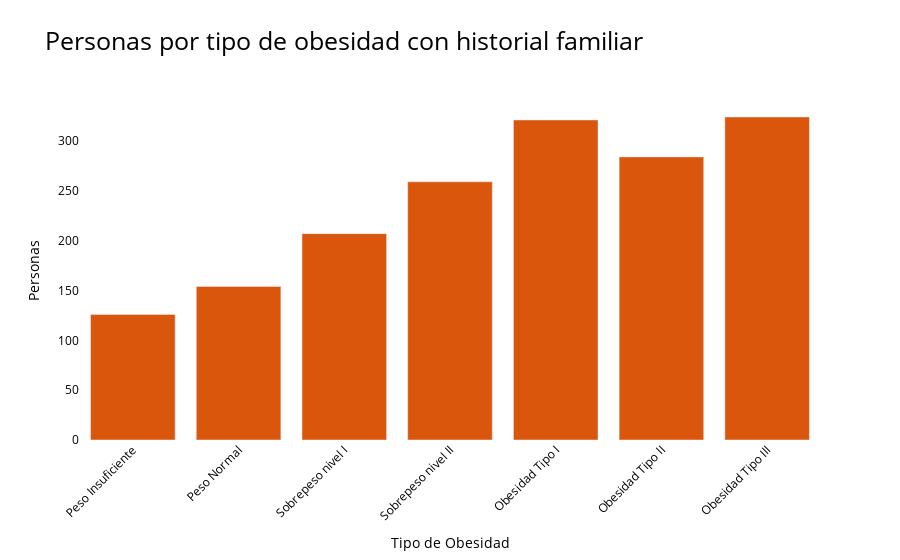

This figure's notebook cell:
### Code cell
historial_familiar(obesidad_limpio,'yes','#D9560C')

### Figure 1 — Plotly figure (JSON) as saved in the notebook; plotly's stock layout.template omitted (floating-point values rounded to 4 significant figures)
{"data": [{"marker": {"color": "#D9560C"}, "type": "bar", "x": ["Insufficient_Weight", "Normal_Weight", "Overweight_Level_I", "Overweight_Level_II", "Obesity_Type_I", "Obesity_Type_II", "Obesity_Type_III"], "y": [126, 154, 207, 259, 321, 284, 324]}], "layout": {"font": {"color": "black"}, "plot_bgcolor": "rgba(0,0,0,0)", "title": {"font": {"color": "black", "size": 25}, "text": "Personas por tipo de obesidad con historial familiar"}, "xaxis": {"tickangle": -45, "ticktext": ["Peso Insuficiente", "Peso Normal", "Sobrepeso nivel I", "Sobrepeso nivel II", "Obesidad Tipo I", "Obesidad Tipo II", "Obesidad Tipo III"], "tickvals": ["Insufficient_Weight", "Normal_Weight", "Overweight_Level_I", "Overweight_Level_II", "Obesity_Type_I", "Obesity_Type_II", "Obesity_Type_III"], "title": {"text": "Tipo de Obesidad"}}, "yaxis": {"title": {"text": "Personas"}}}}
